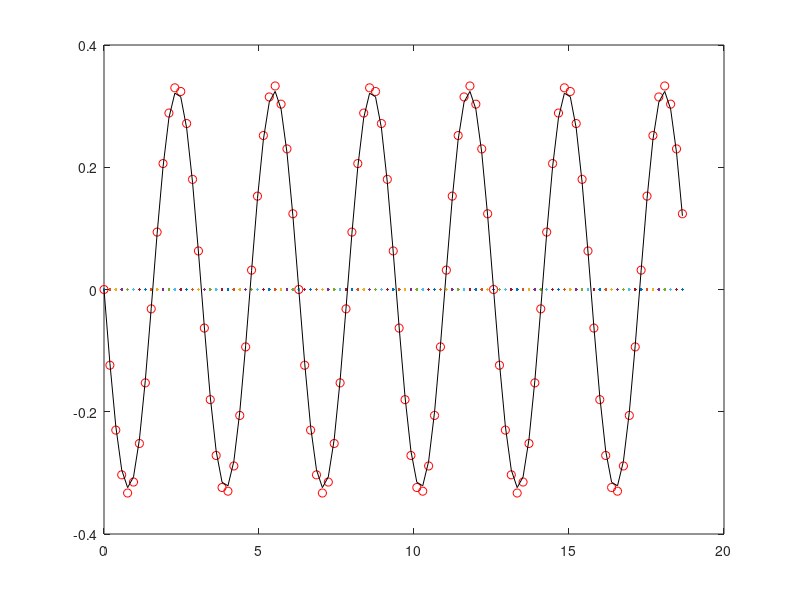

Write the MATLAB code that produced this figure.

function myfun()
clc
close all
clear all

%ddx + x = sin(2*t)

N = 99;
w = 2
T = 6*1*pi;
t = linspace(0, T, N+1);
t = t(1:end-1)';
omega = 2 * pi / (t(end) - t(1));

Omega = omega*[0,-1:-1:floor(-N/2),floor(N/2-1):-1:1]'+eps;

 f = sin(2.*t);

F = fft(f);

X_H = F./(1-Omega.^2);
x_h = ifft(X_H);

x0 = 0*ones(N,1);

X1 = fminsearch(@objfun,0);

function error = objfun(x)
     X = fft(x);
 ddx = ifft(-Omega.^2.*X);

 
 RES = (((ddx + x - f)));
 error = sum((RES).^2);
end

 figure(1)
 xAnalytical = -sin(2.*t) / 3;
 plot(t,X1,t,xAnalytical, 'ro',t,x_h,'k-');
 
 end
